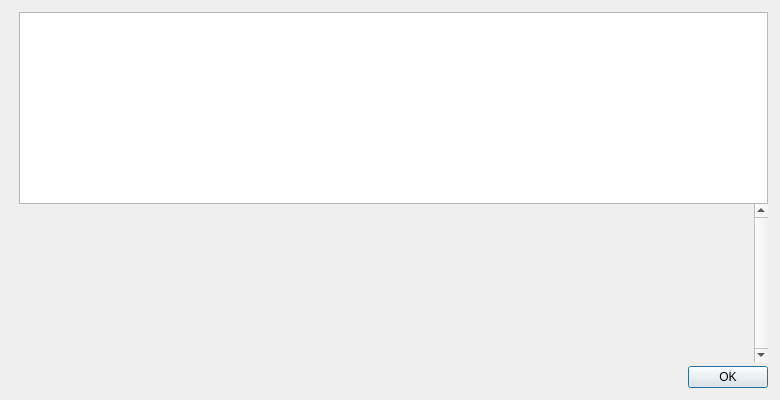
<?xml version="1.0" encoding="UTF-8"?>
<ui version="4.0">
 <class>HelpMessageDialog</class>
 <widget class="QDialog" name="HelpMessageDialog">
  <property name="geometry">
   <rect>
    <x>0</x>
    <y>0</y>
    <width>780</width>
    <height>400</height>
   </rect>
  </property>
  <property name="windowTitle">
   <string notr="true">Groestlcoin Core - Command-line options</string>
  </property>
  <layout class="QHBoxLayout" name="horizontalLayout_2">
   <property name="spacing">
    <number>0</number>
   </property>
   <property name="leftMargin">
    <number>12</number>
   </property>
   <property name="topMargin">
    <number>12</number>
   </property>
   <property name="rightMargin">
    <number>12</number>
   </property>
   <property name="bottomMargin">
    <number>12</number>
   </property>
   <item>
    <layout class="QVBoxLayout" name="verticalLayoutLogo" stretch="0,0">
     <property name="leftMargin">
      <number>0</number>
     </property>
     <property name="topMargin">
      <number>4</number>
     </property>
     <property name="rightMargin">
      <number>0</number>
     </property>
     <item>
      <widget class="QLabel" name="aboutLogo">
       <property name="sizePolicy">
        <sizepolicy hsizetype="Preferred" vsizetype="Ignored">
         <horstretch>0</horstretch>
         <verstretch>0</verstretch>
        </sizepolicy>
       </property>
       <property name="maximumSize">
        <size>
         <width>100</width>
         <height>100</height>
        </size>
       </property>
       <property name="pixmap">
        <pixmap resource="../bitcoin.qrc">:/icons/groestlcoin</pixmap>
       </property>
       <property name="scaledContents">
        <bool>true</bool>
       </property>
       <property name="alignment">
        <set>Qt::AlignLeading|Qt::AlignLeft|Qt::AlignTop</set>
       </property>
      </widget>
     </item>
     <item>
      <widget class="QFrame" name="frame">
       <property name="frameShape">
        <enum>QFrame::NoFrame</enum>
       </property>
       <property name="frameShadow">
        <enum>QFrame::Raised</enum>
       </property>
      </widget>
     </item>
    </layout>
   </item>
   <item>
    <layout class="QVBoxLayout" name="verticalLayout">
     <item>
      <widget class="QTextEdit" name="helpMessage">
       <property name="readOnly">
        <bool>true</bool>
       </property>
      </widget>
     </item>
     <item>
      <widget class="QScrollArea" name="scrollArea">
       <property name="frameShape">
        <enum>QFrame::NoFrame</enum>
       </property>
       <property name="verticalScrollBarPolicy">
        <enum>Qt::ScrollBarAlwaysOn</enum>
       </property>
       <property name="widgetResizable">
        <bool>true</bool>
       </property>
       <widget class="QWidget" name="scrollAreaWidgetContents">
        <layout class="QVBoxLayout" name="verticalLayout_2">
         <item>
          <widget class="QLabel" name="aboutMessage">
           <property name="cursor">
            <cursorShape>IBeamCursor</cursorShape>
           </property>
           <property name="textFormat">
            <enum>Qt::PlainText</enum>
           </property>
           <property name="alignment">
            <set>Qt::AlignLeading|Qt::AlignLeft|Qt::AlignTop</set>
           </property>
           <property name="openExternalLinks">
            <bool>true</bool>
           </property>
           <property name="textInteractionFlags">
            <set>Qt::LinksAccessibleByMouse|Qt::TextSelectableByKeyboard|Qt::TextSelectableByMouse</set>
           </property>
          </widget>
         </item>
        </layout>
       </widget>
      </widget>
     </item>
     <item>
      <spacer name="verticalSpacer">
       <property name="orientation">
        <enum>Qt::Vertical</enum>
       </property>
       <property name="sizeType">
        <enum>QSizePolicy::Fixed</enum>
       </property>
       <property name="sizeHint" stdset="0">
        <size>
         <width>4</width>
         <height>4</height>
        </size>
       </property>
      </spacer>
     </item>
     <item>
      <widget class="QDialogButtonBox" name="okButton">
       <property name="orientation">
        <enum>Qt::Horizontal</enum>
       </property>
       <property name="standardButtons">
        <set>QDialogButtonBox::Ok</set>
       </property>
      </widget>
     </item>
    </layout>
   </item>
  </layout>
 </widget>
 <resources>
  <include location="../bitcoin.qrc"/>
 </resources>
 <connections>
  <connection>
   <sender>okButton</sender>
   <signal>accepted()</signal>
   <receiver>HelpMessageDialog</receiver>
   <slot>accept()</slot>
   <hints>
    <hint type="sourcelabel">
     <x>20</x>
     <y>20</y>
    </hint>
    <hint type="destinationlabel">
     <x>20</x>
     <y>20</y>
    </hint>
   </hints>
  </connection>
  <connection>
   <sender>okButton</sender>
   <signal>rejected()</signal>
   <receiver>HelpMessageDialog</receiver>
   <slot>reject()</slot>
   <hints>
    <hint type="sourcelabel">
     <x>20</x>
     <y>20</y>
    </hint>
    <hint type="destinationlabel">
     <x>20</x>
     <y>20</y>
    </hint>
   </hints>
  </connection>
 </connections>
</ui>
